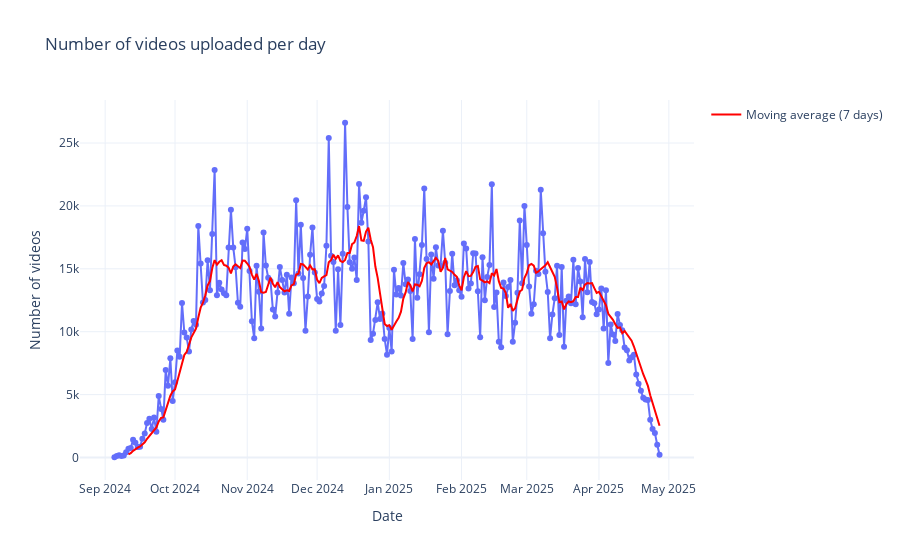

Source (notebook cell):
### Code cell
videos_per_day = df.groupby(df['video_published_at'].dt.date).size().reset_index(name='count')
videos_per_day['video_published_at'] = pd.to_datetime(videos_per_day['video_published_at'])

videos_per_day_rolling = videos_per_day['count'].rolling(window=7).mean()

fig = px.line(
    videos_per_day,
    x='video_published_at',
    y='count',
    markers=True,
    title='Number of videos uploaded per day',
    labels={'video_published_at': 'Date', 'count': 'Number of videos'}
)

fig.add_trace(
    go.Scatter(
        x=videos_per_day['video_published_at'],
        y=videos_per_day_rolling,
        mode='lines',
        name='Moving average (7 days)',
        line=dict(color='red'),
        opacity=1
    )
)

fig.update_layout(
    xaxis_title='Date',
    yaxis_title='Number of videos',
    template='plotly_white',
    showlegend=True
)

fig.show()

### Figure 1 — Plotly figure (JSON) as saved in the notebook; plotly's stock layout.template omitted (floating-point values rounded to 4 significant figures; data arrays with more than 128 entries replaced by an {"elided": "..."} marker saying what was removed)
{"data": [{"hovertemplate": "Date=%{x}<br>Number of videos=%{y}<extra></extra>", "legendgroup": "", "line": {"color": "#636efa", "dash": "solid"}, "marker": {"symbol": "circle"}, "mode": "lines+markers", "name": "", "orientation": "v", "showlegend": false, "type": "scatter", "x": {"elided": "235 str values"}, "xaxis": "x", "y": {"elided": "235 int values"}, "yaxis": "y"}, {"line": {"color": "red"}, "mode": "lines", "name": "Moving average (7 days)", "opacity": 1, "type": "scatter", "x": {"elided": "235 str values"}, "y": {"elided": "235 float values"}}], "layout": {"legend": {"tracegroupgap": 0}, "showlegend": true, "title": {"text": "Number of videos uploaded per day"}, "xaxis": {"anchor": "y", "domain": [0, 1], "title": {"text": "Date"}}, "yaxis": {"anchor": "x", "domain": [0, 1], "title": {"text": "Number of videos"}}}}
